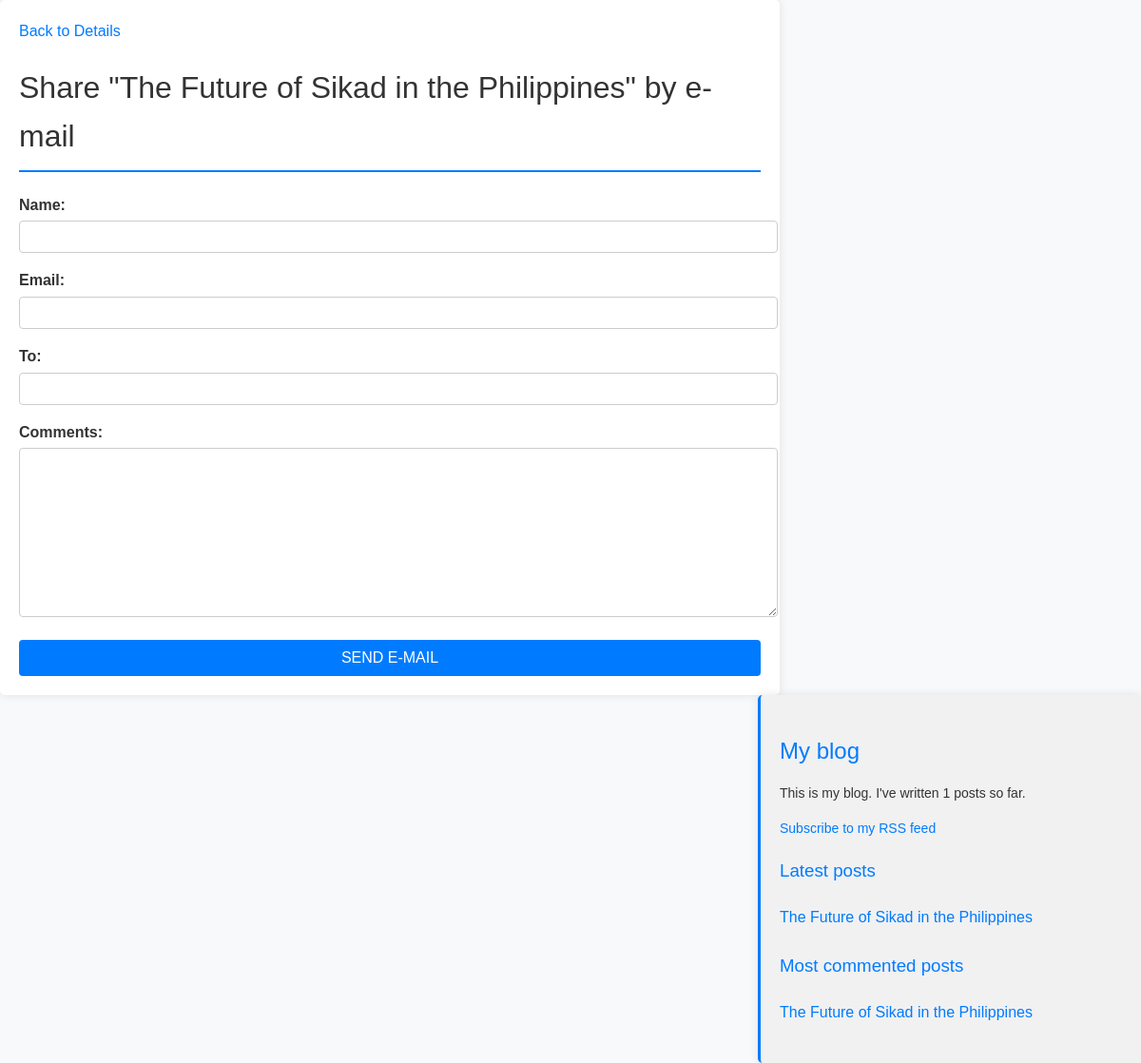
Before: /blogapp/1/share/ with the older database file.
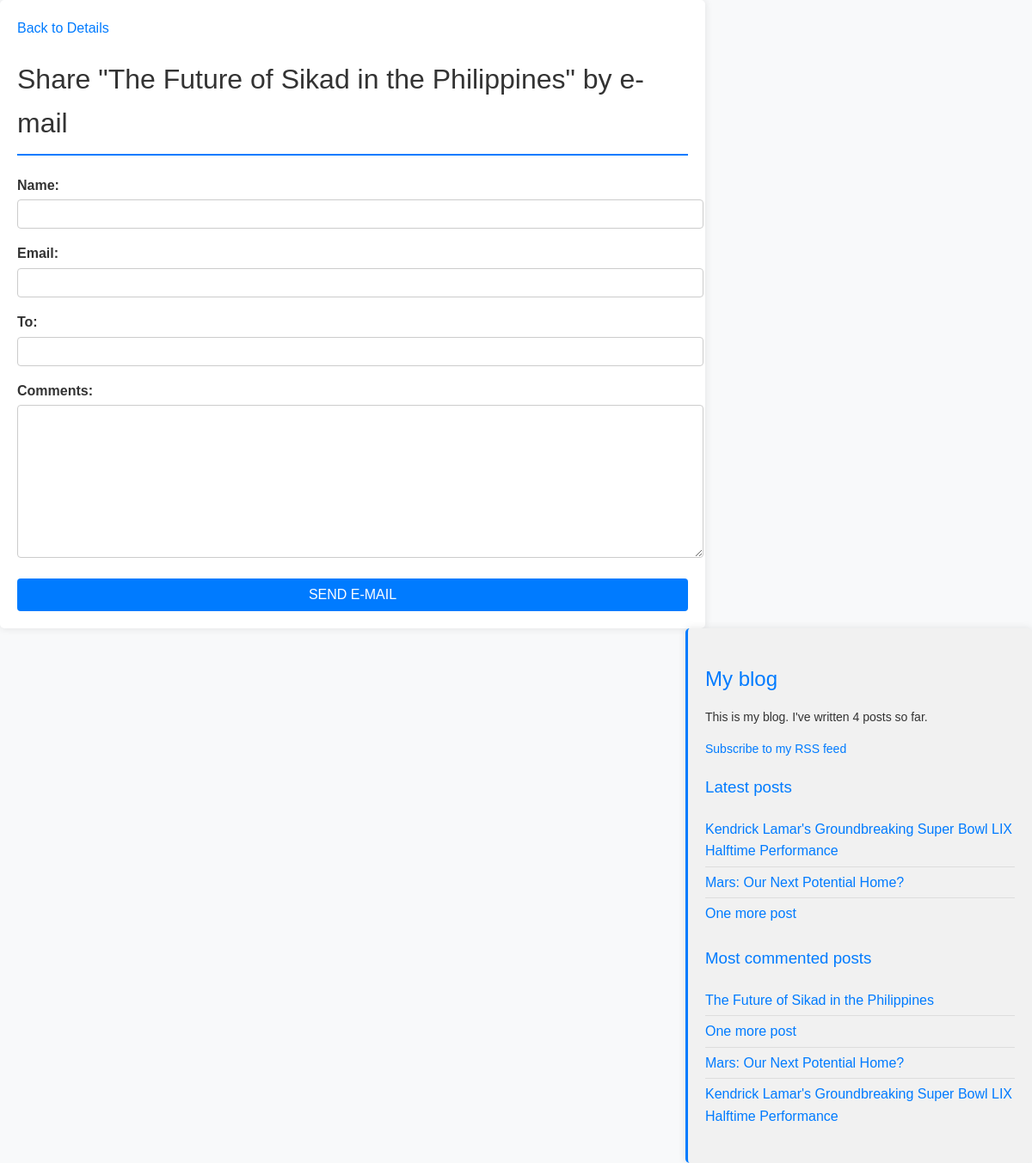
After: the same page with the newer database file.
### blogapp/models.py (models this page shows, shortened)
class Post(models.Model):
    STATUS_CHOICES = (
        ('draft', 'Draft'),
        ('published', 'Published'),
    )
    title = models.CharField(max_length=250)
    slug = models.SlugField(max_length=250, unique_for_date='publish')
    author = models.ForeignKey(User, on_delete=models.CASCADE, related_name='blog_posts')
    body = models.TextField()
    publish = models.DateTimeField(default=timezone.now)
    created = models.DateTimeField(auto_now_add=True)
    updated = models.DateTimeField(auto_now=True)
    status = models.CharField(max_length=10, choices=STATUS_CHOICES, default='draft')
    objects = models.Manager()
    published = PublishedManager()
    tags = TaggableManager()
    class Meta:
        ordering = ('-publish',)
    def get_absolute_url(self):
        return reverse('blogapp:post_detail',
        args=[self.publish.year, self.publish.month, self.publish.day, self.slug])

### blogapp/views.py (the view)
def post_share(request, post_id):
    post = get_object_or_404(Post, id=post_id, status='published')
    sent = False
    if request.method == 'POST':
        form = EmailPostForm(request.POST)
        if form.is_valid():
            cd = form.cleaned_data
            subject = f"{cd['name']} recommends you read {post.title}"
            message = f"Read {post.title} at {request.build_absolute_uri(post.get_absolute_url())}\n\n" f"{cd['name']}'s comments: {cd['comments']}"
            send_mail(subject, message, cd['email'], [cd['to']])
            sent = True
    else:
        form = EmailPostForm()
    return render(request, 'blogapp/post/share.html', {'post': post, 'form': form, 'sent': sent})

### blogapp/forms.py
class EmailPostForm(forms.Form):
    name = forms.CharField(max_length=25)
    email = forms.EmailField()
    to = forms.EmailField()
    comments = forms.CharField(required=False,
    widget=forms.Textarea)

### blogapp/models.py (called while the page is built)
    def get_queryset(self):
        return super().get_queryset().filter(status='published')

### blogapp/templatetags/blog_tags.py (called while the page is built)
@register.simple_tag
def total_posts():
  return Post.published.count()

@register.simple_tag
def get_most_commented_posts(count=5):
  return Post.published.annotate(
    total_comments=Count('comments')
  ).order_by('-total_comments')[:count]

@register.inclusion_tag('blogapp/post/latest_posts.html')
def show_latest_posts(count=5):
  latest_posts = Post.published.order_by('-publish')[:count]
  return {'latest_posts': latest_posts}

### blogapp/templates/blogapp/post/share.html (shortened to what this page needs)
{% extends "blogapp/base.html" %}
{% block content %}
<a href="{{ post.get_absolute_url }}">Back to Details</a>
{% if sent %}
<h1>E-mail successfully sent</h1>
<p>
  "{{ post.title }}" was successfully sent to {{ form.cleaned_data.to }}.
  {% else %}
<h1>Share "{{ post.title }}" by e-mail</h1>
<form method="post">
  {{ form.as_p }}
  <input type="submit" value="Send e-mail">
</form>
{% endif %}
{% endblock %}

### blogapp/templates/blogapp/base.html (shortened to what this page needs)
{%load blog_tags %}
{%load static %}
<!DOCTYPE html>
<html>
<head>
    <link href="{% static 'css/blogapp.css' %}" rel="stylesheet">
</head>
<body>
    <div id="content">
        {% block content %}
        {% endblock %}
    </div>
    <div id="sidebar">
        <h2>My blog</h2>
        <p>This is my blog. I've written {% total_posts %} posts so far.</p>
        <p><a href="{% url 'blogapp:post_feed' %}">Subscribe to my RSS feed</a></p>
        <h3>Latest posts</h3>
        {% show_latest_posts 3%}
        <h3>Most commented posts</h3>
        {% get_most_commented_posts as most_commented_posts %}
        <ul>
            {% for post in most_commented_posts %}
            <li>
                <a href="{{ post.get_absolute_url }}">{{ post.title }}</a>
            </li>
            {% endfor %}
        </ul>
    </div>
</body>
</html>

### blogapp/templates/blogapp/post/latest_posts.html
<ul>
    {% for post in latest_posts %}
    <li>
        <a href="{{ post.get_absolute_url }}">{{ post.title }}</a>
    </li>
    {% endfor %}
</ul>

Changed rows visible on the page:
no longer on one of the page's lists (row unchanged): Post: title "The Future of Sikad in the Philippines"
added Post: title "Kendrick Lamar's Groundbreaking Super Bowl LIX Halftime Performance"
added Post: title "Mars: Our Next Potential Home?"
added Post: title "One more post"
Other visible differences:
text no longer shown: "1"
text now shown: "4"
